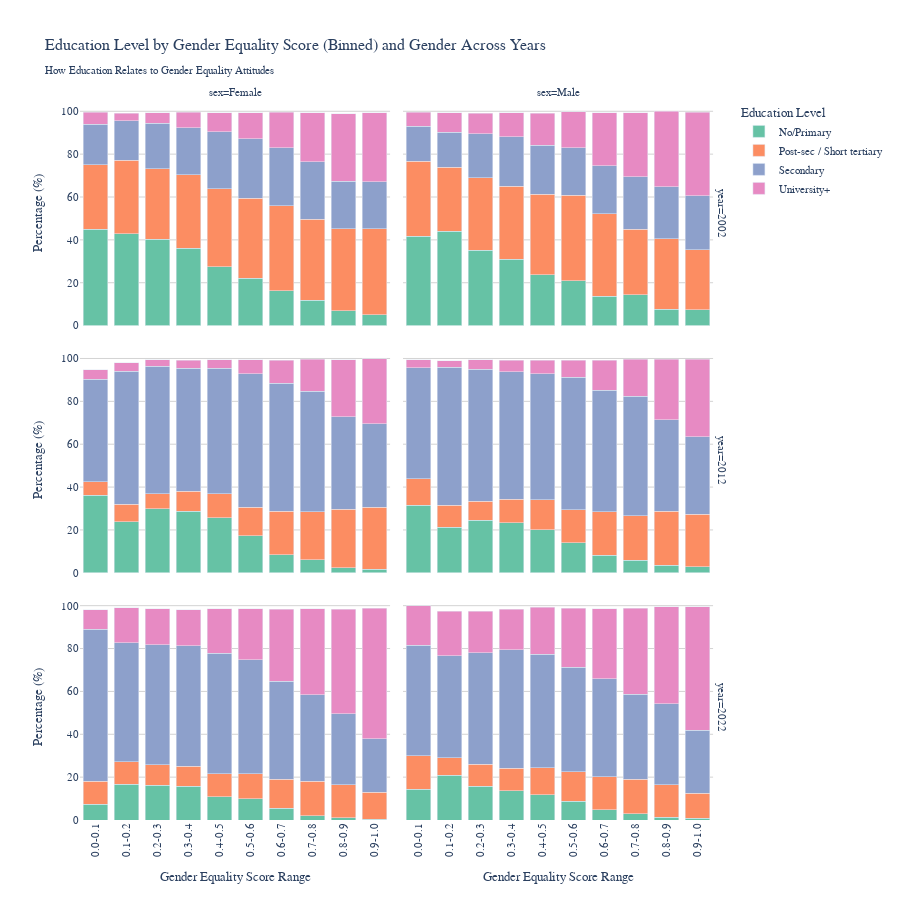

Here is the notebook cell this chart was saved with:
### Code cell
# Create binned version of eg_score_norm
df_combined['eg_score_binned'] = pd.cut(df_combined['eg_score_norm'], 
                                         bins=10, 
                                         labels=[f'{i/10:.1f}-{(i+1)/10:.1f}' for i in range(10)])

# Calculate education distribution by EG score bins, gender, and year
eg_edu_binned = df_combined.groupby(['year', 'eg_score_binned', 'sex', 'educ_4_label']).size().reset_index(name='count')
eg_edu_binned_total = df_combined.groupby(['year', 'eg_score_binned', 'sex']).size().reset_index(name='total')
eg_edu_binned = eg_edu_binned.merge(eg_edu_binned_total, on=['year', 'eg_score_binned', 'sex'])
eg_edu_binned['percentage'] = eg_edu_binned['count'] / eg_edu_binned['total'] * 100

# Stacked bar chart faceted by gender and year
fig_eg_edu_binned = px.bar(eg_edu_binned,
                            x='eg_score_binned',
                            y='percentage',
                            color='educ_4_label',
                            facet_col='sex',
                            facet_row='year',
                            title='Education Level by Gender Equality Score (Binned) and Gender Across Years<br><sub>How Education Relates to Gender Equality Attitudes</sub>',
                            labels={'percentage': 'Percentage (%)',
                                    'eg_score_binned': 'Gender Equality Score Range',
                                    'educ_4_label': 'Education Level'},
                            color_discrete_sequence=px.colors.qualitative.Set2,
                            height=900)

fig_eg_edu_binned.update_layout(
    font=dict(size=11, family='Arial'),
    title_font_size=16,
    plot_bgcolor='white',
    paper_bgcolor='white',
    legend_title_text='Education Level',
    barmode='stack'
)

fig_eg_edu_binned.update_xaxes(showgrid=False, tickangle=-90)
fig_eg_edu_binned.update_yaxes(showgrid=True, gridwidth=1, gridcolor='lightgray')

fig_eg_edu_binned.show()

### Figure 1 — Plotly figure (JSON) as saved in the notebook; plotly's stock layout.template omitted (floating-point values rounded to 4 significant figures)
{"data": [{"hovertemplate": "Education Level=No/Primary<br>year=2002<br>sex=Female<br>Gender Equality Score Range=%{x}<br>Percentage (%)=%{y}<extra></extra>", "legendgroup": "No/Primary", "marker": {"color": "rgb(102,194,165)", "pattern": {"shape": ""}}, "name": "No/Primary", "orientation": "v", "showlegend": true, "textposition": "auto", "type": "bar", "x": ["0.0-0.1", "0.1-0.2", "0.2-0.3", "0.3-0.4", "0.4-0.5", "0.5-0.6", "0.6-0.7", "0.7-0.8", "0.8-0.9", "0.9-1.0"], "xaxis": "x5", "y": [45.06, 42.76, 40.27, 36.02, 27.55, 22.04, 16.27, 11.73, 6.887, 5.128], "yaxis": "y5"}, {"hovertemplate": "Education Level=No/Primary<br>year=2002<br>sex=Male<br>Gender Equality Score Range=%{x}<br>Percentage (%)=%{y}<extra></extra>", "legendgroup": "No/Primary", "marker": {"color": "rgb(102,194,165)", "pattern": {"shape": ""}}, "name": "No/Primary", "orientation": "v", "showlegend": false, "textposition": "auto", "type": "bar", "x": ["0.0-0.1", "0.1-0.2", "0.2-0.3", "0.3-0.4", "0.4-0.5", "0.5-0.6", "0.6-0.7", "0.7-0.8", "0.8-0.9", "0.9-1.0"], "xaxis": "x6", "y": [41.63, 44.04, 35.13, 30.92, 23.72, 20.98, 13.81, 14.41, 7.647, 7.339], "yaxis": "y6"}, {"hovertemplate": "Education Level=No/Primary<br>year=2012<br>sex=Female<br>Gender Equality Score Range=%{x}<br>Percentage (%)=%{y}<extra></extra>", "legendgroup": "No/Primary", "marker": {"color": "rgb(102,194,165)", "pattern": {"shape": ""}}, "name": "No/Primary", "orientation": "v", "showlegend": false, "textposition": "auto", "type": "bar", "x": ["0.0-0.1", "0.1-0.2", "0.2-0.3", "0.3-0.4", "0.4-0.5", "0.5-0.6", "0.6-0.7", "0.7-0.8", "0.8-0.9", "0.9-1.0"], "xaxis": "x3", "y": [36.28, 23.88, 29.98, 28.76, 25.61, 17.19, 8.347, 6.081, 2.303, 1.706], "yaxis": "y3"}, {"hovertemplate": "Education Level=No/Primary<br>year=2012<br>sex=Male<br>Gender Equality Score Range=%{x}<br>Percentage (%)=%{y}<extra></extra>", "legendgroup": "No/Primary", "marker": {"color": "rgb(102,194,165)", "pattern": {"shape": ""}}, "name": "No/Primary", "orientation": "v", "showlegend": false, "textposition": "auto", "type": "bar", "x": ["0.0-0.1", "0.1-0.2", "0.2-0.3", "0.3-0.4", "0.4-0.5", "0.5-0.6", "0.6-0.7", "0.7-0.8", "0.8-0.9", "0.9-1.0"], "xaxis": "x4", "y": [31.48, 21.35, 24.58, 23.32, 20.11, 14.12, 8.112, 5.919, 3.641, 2.888], "yaxis": "y4"}, {"hovertemplate": "Education Level=No/Primary<br>year=2022<br>sex=Female<br>Gender Equality Score Range=%{x}<br>Percentage (%)=%{y}<extra></extra>", "legendgroup": "No/Primary", "marker": {"color": "rgb(102,194,165)", "pattern": {"shape": ""}}, "name": "No/Primary", "orientation": "v", "showlegend": false, "textposition": "auto", "type": "bar", "x": ["0.0-0.1", "0.1-0.2", "0.2-0.3", "0.3-0.4", "0.4-0.5", "0.5-0.6", "0.6-0.7", "0.7-0.8", "0.8-0.9", "0.9-1.0"], "xaxis": "x", "y": [7.273, 16.75, 16.25, 15.8, 10.89, 9.942, 5.402, 1.922, 0.9709, 0.3018], "yaxis": "y"}, {"hovertemplate": "Education Level=No/Primary<br>year=2022<br>sex=Male<br>Gender Equality Score Range=%{x}<br>Percentage (%)=%{y}<extra></extra>", "legendgroup": "No/Primary", "marker": {"color": "rgb(102,194,165)", "pattern": {"shape": ""}}, "name": "No/Primary", "orientation": "v", "showlegend": false, "textposition": "auto", "type": "bar", "x": ["0.0-0.1", "0.1-0.2", "0.2-0.3", "0.3-0.4", "0.4-0.5", "0.5-0.6", "0.6-0.7", "0.7-0.8", "0.8-0.9", "0.9-1.0"], "xaxis": "x2", "y": [14.29, 20.81, 15.78, 13.67, 11.81, 8.787, 4.896, 3.032, 1.318, 0.7541], "yaxis": "y2"}, {"hovertemplate": "Education Level=Post-sec / Short tertiary<br>year=2002<br>sex=Female<br>Gender Equality Score Range=%{x}<br>Percentage (%)=%{y}<extra></extra>", "legendgroup": "Post-sec / Short tertiary", "marker": {"color": "rgb(252,141,98)", "pattern": {"shape": ""}}, "name": "Post-sec / Short tertiary", "orientation": "v", "showlegend": true, "textposition": "auto", "type": "bar", "x": ["0.0-0.1", "0.1-0.2", "0.2-0.3", "0.3-0.4", "0.4-0.5", "0.5-0.6", "0.6-0.7", "0.7-0.8", "0.8-0.9", "0.9-1.0"], "xaxis": "x5", "y": [30.04, 34.44, 33.0, 34.38, 36.27, 37.32, 39.67, 37.81, 38.31, 39.96], "yaxis": "y5"}, {"hovertemplate": "Education Level=Post-sec / Short tertiary<br>year=2002<br>sex=Male<br>Gender Equality Score Range=%{x}<br>Percentage (%)=%{y}<extra></extra>", "legendgroup": "Post-sec / Short tertiary", "marker": {"color": "rgb(252,141,98)", "pattern": {"shape": ""}}, "name": "Post-sec / Short tertiary", "orientation": "v", "showlegend": false, "textposition": "auto", "type": "bar", "x": ["0.0-0.1", "0.1-0.2", "0.2-0.3", "0.3-0.4", "0.4-0.5", "0.5-0.6", "0.6-0.7", "0.7-0.8", "0.8-0.9", "0.9-1.0"], "xaxis": "x6", "y": [35.02, 29.89, 33.96, 34.12, 37.53, 39.75, 38.34, 30.55, 32.94, 27.98], "yaxis": "y6"}, {"hovertemplate": "Education Level=Post-sec / Short tertiary<br>year=2012<br>sex=Female<br>Gender Equality Score Range=%{x}<br>Percentage (%)=%{y}<extra></extra>", "legendgroup": "Post-sec / Short tertiary", "marker": {"color": "rgb(252,141,98)", "pattern": {"shape": ""}}, "name": "Post-sec / Short tertiary", "orientation": "v", "showlegend": false, "textposition": "auto", "type": "bar", "x": ["0.0-0.1", "0.1-0.2", "0.2-0.3", "0.3-0.4", "0.4-0.5", "0.5-0.6", "0.6-0.7", "0.7-0.8", "0.8-0.9", "0.9-1.0"], "xaxis": "x3", "y": [6.195, 8.038, 6.836, 9.262, 11.37, 13.3, 20.43, 22.49, 27.4, 29.0], "yaxis": "y3"}, {"hovertemplate": "Education Level=Post-sec / Short tertiary<br>year=2012<br>sex=Male<br>Gender Equality Score Range=%{x}<br>Percentage (%)=%{y}<extra></extra>", "legendgroup": "Post-sec / Short tertiary", "marker": {"color": "rgb(252,141,98)", "pattern": {"shape": ""}}, "name": "Post-sec / Short tertiary", "orientation": "v", "showlegend": false, "textposition": "auto", "type": "bar", "x": ["0.0-0.1", "0.1-0.2", "0.2-0.3", "0.3-0.4", "0.4-0.5", "0.5-0.6", "0.6-0.7", "0.7-0.8", "0.8-0.9", "0.9-1.0"], "xaxis": "x4", "y": [12.35, 10.27, 8.838, 11.04, 13.98, 15.37, 20.43, 20.64, 24.97, 24.55], "yaxis": "y4"}, {"hovertemplate": "Education Level=Post-sec / Short tertiary<br>year=2022<br>sex=Female<br>Gender Equality Score Range=%{x}<br>Percentage (%)=%{y}<extra></extra>", "legendgroup": "Post-sec / Short tertiary", "marker": {"color": "rgb(252,141,98)", "pattern": {"shape": ""}}, "name": "Post-sec / Short tertiary", "orientation": "v", "showlegend": false, "textposition": "auto", "type": "bar", "x": ["0.0-0.1", "0.1-0.2", "0.2-0.3", "0.3-0.4", "0.4-0.5", "0.5-0.6", "0.6-0.7", "0.7-0.8", "0.8-0.9", "0.9-1.0"], "xaxis": "x", "y": [10.91, 10.34, 9.643, 9.355, 10.67, 11.55, 13.64, 16.18, 15.53, 12.68], "yaxis": "y"}, {"hovertemplate": "Education Level=Post-sec / Short tertiary<br>year=2022<br>sex=Male<br>Gender Equality Score Range=%{x}<br>Percentage (%)=%{y}<extra></extra>", "legendgroup": "Post-sec / Short tertiary", "marker": {"color": "rgb(252,141,98)", "pattern": {"shape": ""}}, "name": "Post-sec / Short tertiary", "orientation": "v", "showlegend": false, "textposition": "auto", "type": "bar", "x": ["0.0-0.1", "0.1-0.2", "0.2-0.3", "0.3-0.4", "0.4-0.5", "0.5-0.6", "0.6-0.7", "0.7-0.8", "0.8-0.9", "0.9-1.0"], "xaxis": "x2", "y": [15.71, 8.122, 10.13, 10.5, 12.66, 13.62, 15.28, 15.89, 15.02, 11.61], "yaxis": "y2"}, {"hovertemplate": "Education Level=Secondary<br>year=2002<br>sex=Female<br>Gender Equality Score Range=%{x}<br>Percentage (%)=%{y}<extra></extra>", "legendgroup": "Secondary", "marker": {"color": "rgb(141,160,203)", "pattern": {"shape": ""}}, "name": "Secondary", "orientation": "v", "showlegend": true, "textposition": "auto", "type": "bar", "x": ["0.0-0.1", "0.1-0.2", "0.2-0.3", "0.3-0.4", "0.4-0.5", "0.5-0.6", "0.6-0.7", "0.7-0.8", "0.8-0.9", "0.9-1.0"], "xaxis": "x5", "y": [18.88, 18.29, 21.08, 22.03, 26.67, 27.88, 27.03, 26.88, 22.09, 22.01], "yaxis": "y5"}, {"hovertemplate": "Education Level=Secondary<br>year=2002<br>sex=Male<br>Gender Equality Score Range=%{x}<br>Percentage (%)=%{y}<extra></extra>", "legendgroup": "Secondary", "marker": {"color": "rgb(141,160,203)", "pattern": {"shape": ""}}, "name": "Secondary", "orientation": "v", "showlegend": false, "textposition": "auto", "type": "bar", "x": ["0.0-0.1", "0.1-0.2", "0.2-0.3", "0.3-0.4", "0.4-0.5", "0.5-0.6", "0.6-0.7", "0.7-0.8", "0.8-0.9", "0.9-1.0"], "xaxis": "x6", "y": [16.34, 16.18, 20.4, 23.19, 22.82, 22.24, 22.5, 24.5, 24.12, 25.23], "yaxis": "y6"}, {"hovertemplate": "Education Level=Secondary<br>year=2012<br>sex=Female<br>Gender Equality Score Range=%{x}<br>Percentage (%)=%{y}<extra></extra>", "legendgroup": "Secondary", "marker": {"color": "rgb(141,160,203)", "pattern": {"shape": ""}}, "name": "Secondary", "orientation": "v", "showlegend": false, "textposition": "auto", "type": "bar", "x": ["0.0-0.1", "0.1-0.2", "0.2-0.3", "0.3-0.4", "0.4-0.5", "0.5-0.6", "0.6-0.7", "0.7-0.8", "0.8-0.9", "0.9-1.0"], "xaxis": "x3", "y": [47.79, 62.17, 59.57, 57.52, 58.37, 62.29, 59.71, 56.22, 43.13, 38.81], "yaxis": "y3"}, {"hovertemplate": "Education Level=Secondary<br>year=2012<br>sex=Male<br>Gender Equality Score Range=%{x}<br>Percentage (%)=%{y}<extra></extra>", "legendgroup": "Secondary", "marker": {"color": "rgb(141,160,203)", "pattern": {"shape": ""}}, "name": "Secondary", "orientation": "v", "showlegend": false, "textposition": "auto", "type": "bar", "x": ["0.0-0.1", "0.1-0.2", "0.2-0.3", "0.3-0.4", "0.4-0.5", "0.5-0.6", "0.6-0.7", "0.7-0.8", "0.8-0.9", "0.9-1.0"], "xaxis": "x4", "y": [51.85, 64.32, 61.45, 59.49, 58.91, 61.77, 56.65, 55.76, 42.91, 36.1], "yaxis": "y4"}, {"hovertemplate": "Education Level=Secondary<br>year=2022<br>sex=Female<br>Gender Equality Score Range=%{x}<br>Percentage (%)=%{y}<extra></extra>", "legendgroup": "Secondary", "marker": {"color": "rgb(141,160,203)", "pattern": {"shape": ""}}, "name": "Secondary", "orientation": "v", "showlegend": false, "textposition": "auto", "type": "bar", "x": ["0.0-0.1", "0.1-0.2", "0.2-0.3", "0.3-0.4", "0.4-0.5", "0.5-0.6", "0.6-0.7", "0.7-0.8", "0.8-0.9", "0.9-1.0"], "xaxis": "x", "y": [70.91, 55.67, 55.89, 56.22, 56.22, 53.31, 45.64, 40.26, 33.01, 24.95], "yaxis": "y"}, {"hovertemplate": "Education Level=Secondary<br>year=2022<br>sex=Male<br>Gender Equality Score Range=%{x}<br>Percentage (%)=%{y}<extra></extra>", "legendgroup": "Secondary", "marker": {"color": "rgb(141,160,203)", "pattern": {"shape": ""}}, "name": "Secondary", "orientation": "v", "showlegend": false, "textposition": "auto", "type": "bar", "x": ["0.0-0.1", "0.1-0.2", "0.2-0.3", "0.3-0.4", "0.4-0.5", "0.5-0.6", "0.6-0.7", "0.7-0.8", "0.8-0.9", "0.9-1.0"], "xaxis": "x2", "y": [51.43, 47.72, 52.16, 55.17, 52.97, 48.92, 45.62, 39.75, 37.81, 29.41], "yaxis": "y2"}, {"hovertemplate": "Education Level=University+<br>year=2002<br>sex=Female<br>Gender Equality Score Range=%{x}<br>Percentage (%)=%{y}<extra></extra>", "legendgroup": "University+", "marker": {"color": "rgb(231,138,195)", "pattern": {"shape": ""}}, "name": "University+", "orientation": "v", "showlegend": true, "textposition": "auto", "type": "bar", "x": ["0.0-0.1", "0.1-0.2", "0.2-0.3", "0.3-0.4", "0.4-0.5", "0.5-0.6", "0.6-0.7", "0.7-0.8", "0.8-0.9", "0.9-1.0"], "xaxis": "x5", "y": [5.579, 3.563, 4.983, 7.022, 8.763, 12.09, 16.46, 23.01, 31.56, 32.26], "yaxis": "y5"}, {"hovertemplate": "Education Level=University+<br>year=2002<br>sex=Male<br>Gender Equality Score Range=%{x}<br>Percentage (%)=%{y}<extra></extra>", "legendgroup": "University+", "marker": {"color": "rgb(231,138,195)", "pattern": {"shape": ""}}, "name": "University+", "orientation": "v", "showlegend": false, "textposition": "auto", "type": "bar", "x": ["0.0-0.1", "0.1-0.2", "0.2-0.3", "0.3-0.4", "0.4-0.5", "0.5-0.6", "0.6-0.7", "0.7-0.8", "0.8-0.9", "0.9-1.0"], "xaxis": "x6", "y": [6.615, 9.213, 9.544, 11.11, 15.13, 16.82, 24.7, 29.97, 35.29, 38.99], "yaxis": "y6"}, {"hovertemplate": "Education Level=University+<br>year=2012<br>sex=Female<br>Gender Equality Score Range=%{x}<br>Percentage (%)=%{y}<extra></extra>", "legendgroup": "University+", "marker": {"color": "rgb(231,138,195)", "pattern": {"shape": ""}}, "name": "University+", "orientation": "v", "showlegend": false, "textposition": "auto", "type": "bar", "x": ["0.0-0.1", "0.1-0.2", "0.2-0.3", "0.3-0.4", "0.4-0.5", "0.5-0.6", "0.6-0.7", "0.7-0.8", "0.8-0.9", "0.9-1.0"], "xaxis": "x3", "y": [4.425, 4.019, 2.93, 3.586, 4.065, 6.609, 10.67, 14.8, 26.53, 30.28], "yaxis": "y3"}, {"hovertemplate": "Education Level=University+<br>year=2012<br>sex=Male<br>Gender Equality Score Range=%{x}<br>Percentage (%)=%{y}<extra></extra>", "legendgroup": "University+", "marker": {"color": "rgb(231,138,195)", "pattern": {"shape": ""}}, "name": "University+", "orientation": "v", "showlegend": false, "textposition": "auto", "type": "bar", "x": ["0.0-0.1", "0.1-0.2", "0.2-0.3", "0.3-0.4", "0.4-0.5", "0.5-0.6", "0.6-0.7", "0.7-0.8", "0.8-0.9", "0.9-1.0"], "xaxis": "x4", "y": [3.704, 2.973, 4.63, 5.219, 6.268, 7.895, 13.87, 17.21, 28.09, 36.1], "yaxis": "y4"}, {"hovertemplate": "Education Level=University+<br>year=2022<br>sex=Female<br>Gender Equality Score Range=%{x}<br>Percentage (%)=%{y}<extra></extra>", "legendgroup": "University+", "marker": {"color": "rgb(231,138,195)", "pattern": {"shape": ""}}, "name": "University+", "orientation": "v", "showlegend": false, "textposition": "auto", "type": "bar", "x": ["0.0-0.1", "0.1-0.2", "0.2-0.3", "0.3-0.4", "0.4-0.5", "0.5-0.6", "0.6-0.7", "0.7-0.8", "0.8-0.9", "0.9-1.0"], "xaxis": "x", "y": [9.091, 16.26, 16.79, 16.8, 20.81, 23.78, 33.59, 40.2, 48.72, 60.76], "yaxis": "y"}, {"hovertemplate": "Education Level=University+<br>year=2022<br>sex=Male<br>Gender Equality Score Range=%{x}<br>Percentage (%)=%{y}<extra></extra>", "legendgroup": "University+", "marker": {"color": "rgb(231,138,195)", "pattern": {"shape": ""}}, "name": "University+", "orientation": "v", "showlegend": false, "textposition": "auto", "type": "bar", "x": ["0.0-0.1", "0.1-0.2", "0.2-0.3", "0.3-0.4", "0.4-0.5", "0.5-0.6", "0.6-0.7", "0.7-0.8", "0.8-0.9", "0.9-1.0"], "xaxis": "x2", "y": [18.57, 20.81, 19.44, 18.96, 21.92, 27.54, 32.86, 40.21, 45.45, 57.62], "yaxis": "y2"}], "layout": {"annotations": [{"font": {}, "showarrow": false, "text": "sex=Female", "x": 0.24, "xanchor": "center", "xref": "paper", "y": 1.0, "yanchor": "bottom", "yref": "paper"}, {"font": {}, "showarrow": false, "text": "sex=Male", "x": 0.74, "xanchor": "center", "xref": "paper", "y": 1.0, "yanchor": "bottom", "yref": "paper"}, {"font": {}, "showarrow": false, "text": "year=2022", "textangle": 90, "x": 0.98, "xanchor": "left", "xref": "paper", "y": 0.1567, "yanchor": "middle", "yref": "paper"}, {"font": {}, "showarrow": false, "text": "year=2012", "textangle": 90, "x": 0.98, "xanchor": "left", "xref": "paper", "y": 0.5, "yanchor": "middle", "yref": "paper"}, {"font": {}, "showarrow": false, "text": "year=2002", "textangle": 90, "x": 0.98, "xanchor": "left", "xref": "paper", "y": 0.8433, "yanchor": "middle", "yref": "paper"}], "barmode": "stack", "font": {"family": "Arial", "size": 11}, "height": 900, "legend": {"title": {"text": "Education Level"}, "tracegroupgap": 0}, "paper_bgcolor": "white", "plot_bgcolor": "white", "title": {"font": {"size": 16}, "text": "Education Level by Gender Equality Score (Binned) and Gender Across Years<br><sub>How Education Relates to Gender Equality Attitudes</sub>"}, "xaxis": {"anchor": "y", "domain": [0, 0.48], "showgrid": false, "tickangle": -90, "title": {"text": "Gender Equality Score Range"}}, "xaxis2": {"anchor": "y2", "domain": [0.5, 0.98], "matches": "x", "showgrid": false, "tickangle": -90, "title": {"text": "Gender Equality Score Range"}}, "xaxis3": {"anchor": "y3", "domain": [0, 0.48], "matches": "x", "showgrid": false, "showticklabels": false, "tickangle": -90}, "xaxis4": {"anchor": "y4", "domain": [0.5, 0.98], "matches": "x", "showgrid": false, "showticklabels": false, "tickangle": -90}, "xaxis5": {"anchor": "y5", "domain": [0, 0.48], "matches": "x", "showgrid": false, "showticklabels": false, "tickangle": -90}, "xaxis6": {"anchor": "y6", "domain": [0.5, 0.98], "matches": "x", "showgrid": false, "showticklabels": false, "tickangle": -90}, "yaxis": {"anchor": "x", "domain": [0, 0.3133], "gridcolor": "lightgray", "gridwidth": 1, "showgrid": true, "title": {"text": "Percentage (%)"}}, "yaxis2": {"anchor": "x2", "domain": [0, 0.3133], "gridcolor": "lightgray", "gridwidth": 1, "matches": "y", "showgrid": true, "showticklabels": false}, "yaxis3": {"anchor": "x3", "domain": [0.3433, 0.6567], "gridcolor": "lightgray", "gridwidth": 1, "matches": "y", "showgrid": true, "title": {"text": "Percentage (%)"}}, "yaxis4": {"anchor": "x4", "domain": [0.3433, 0.6567], "gridcolor": "lightgray", "gridwidth": 1, "matches": "y", "showgrid": true, "showticklabels": false}, "yaxis5": {"anchor": "x5", "domain": [0.6867, 1.0], "gridcolor": "lightgray", "gridwidth": 1, "matches": "y", "showgrid": true, "title": {"text": "Percentage (%)"}}, "yaxis6": {"anchor": "x6", "domain": [0.6867, 1.0], "gridcolor": "lightgray", "gridwidth": 1, "matches": "y", "showgrid": true, "showticklabels": false}}}
